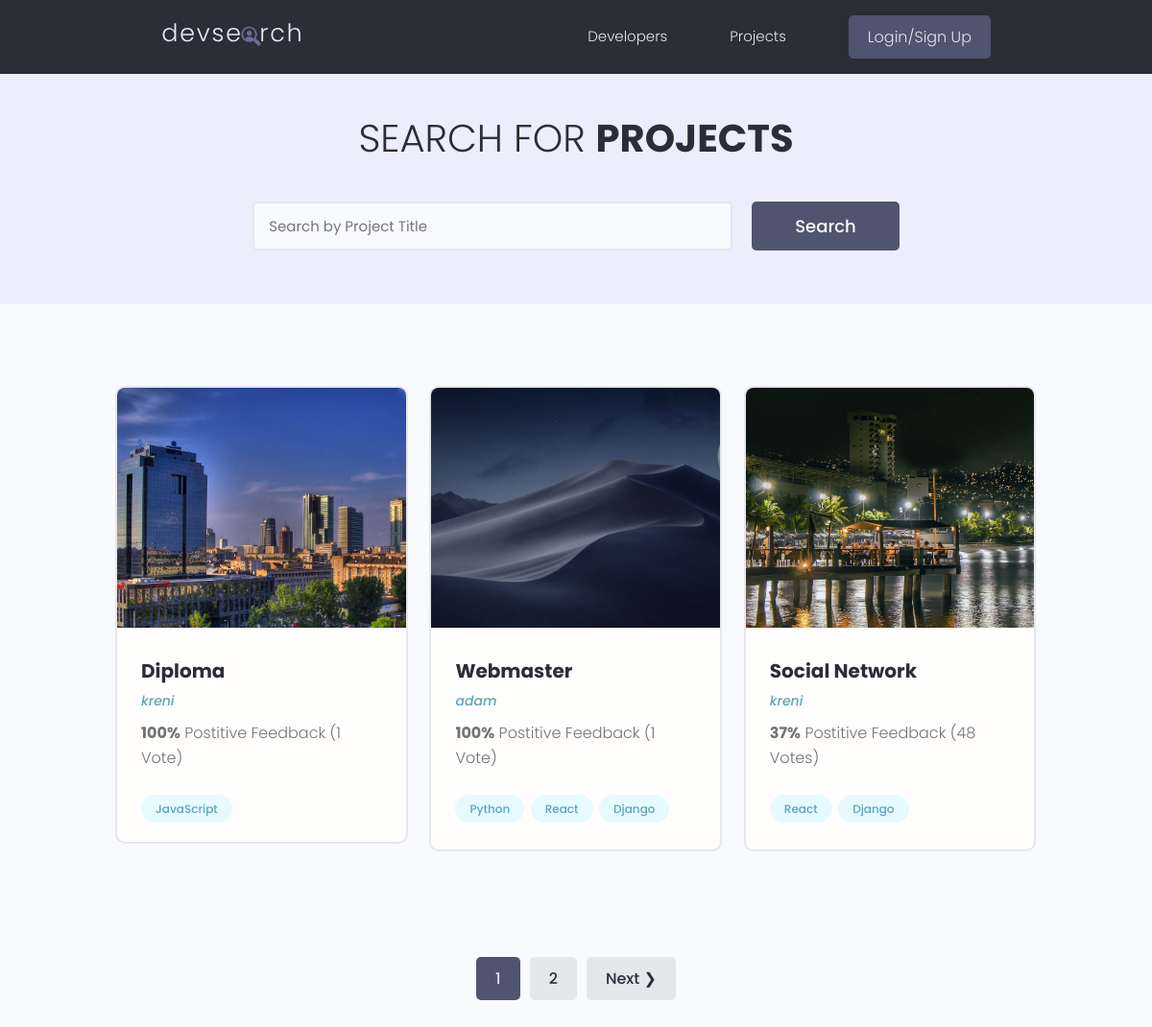
The app's page /projects/, older data.
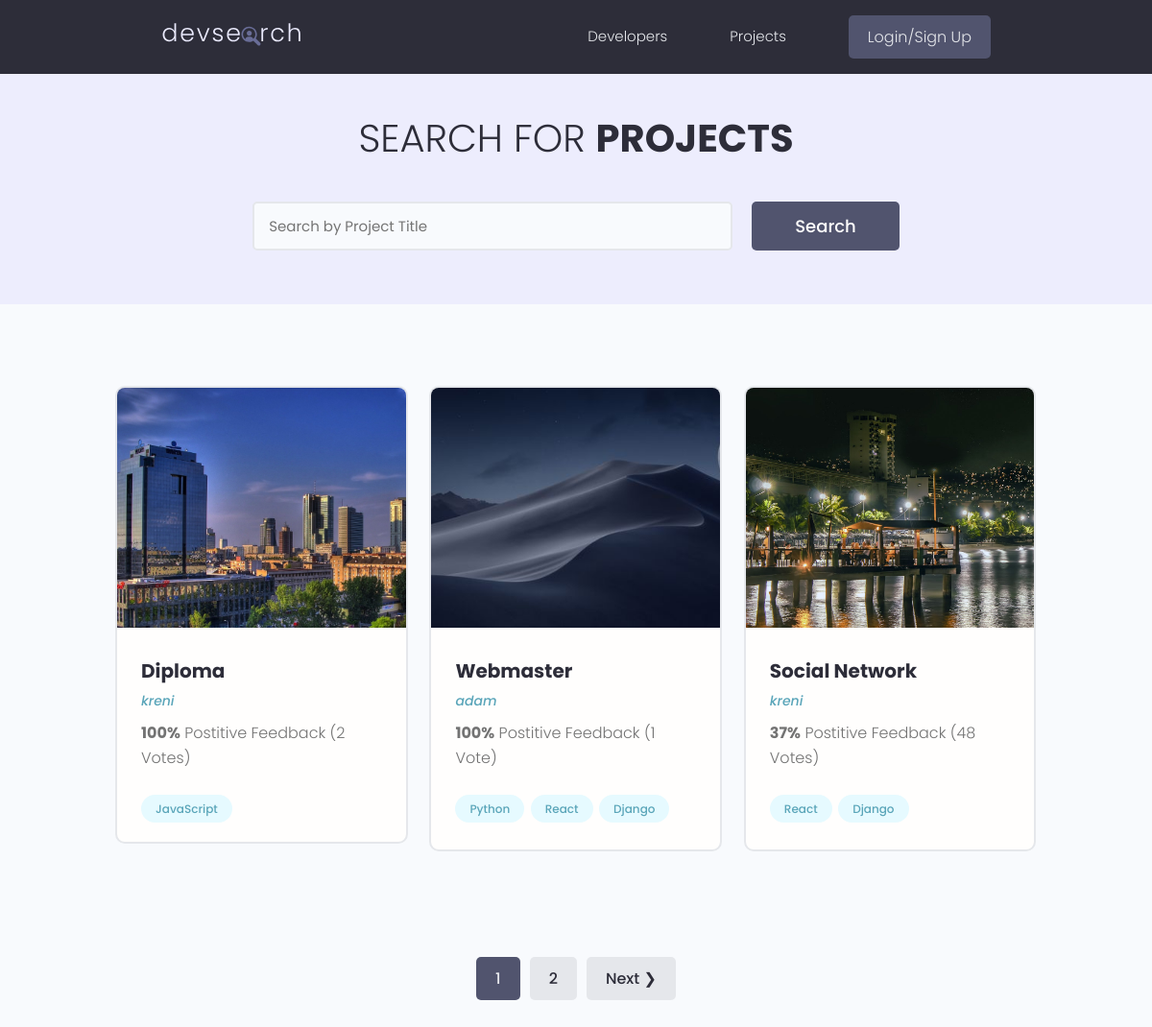
The same page, newer data.
### projects/models.py (models this page shows, shortened)
class Project(models.Model):
    owner = models.ForeignKey(Profile, null=True, blank=True, on_delete=models.SET_NULL)
    title = models.CharField(max_length = 200)
    description = models.TextField(null=True, blank=True)
    featured_image = models.ImageField(null=True, blank=True, default="default.jpg")
    demo_link = models.CharField(max_length=200, null=True, blank=True)
    source_link = models.CharField(max_length=2000, null=True, blank=True)
    tags = models.ManyToManyField('Tag')
    vote_total = models.IntegerField(default=0, null=True, blank=True)
    vote_ratio = models.IntegerField(default=0, null=True, blank=True)
    created = models.DateTimeField(auto_now_add=True)
    id = models.UUIDField(default=uuid.uuid4, unique=True, primary_key=True, editable=False)
    class Meta:
        ordering = ["-vote_ratio", '-vote_total','title'] #Order of display

class Tag(models.Model):
    name = models.CharField(max_length=200)
    created = models.DateTimeField(auto_now_add=True)
    id = models.UUIDField(default=uuid.uuid4, unique=True, primary_key=True, editable=False)
    def __str__(self):
        return self.name

### users/models.py (models this page shows)
class Profile(models.Model):
    user = models.OneToOneField(User, on_delete=models.CASCADE, null=True, blank=True)
    name = models.CharField(max_length=200, blank=True, null=True)
    email = models.EmailField(max_length=200, blank=True, null=True)
    username = models.CharField(max_length=200, blank=True, null=True)
    location = models.CharField(max_length=200, blank=True, null=True)
    short_intro = models.CharField(max_length=200, blank=True, null=True)
    bio = models.TextField(max_length=200, blank=True, null=True)
    profile_image = models.ImageField(null=True, blank=True, upload_to='profiles/', default='profiles/user-default.png')
    social_github = models.CharField(max_length=200, blank=True, null=True)
    social_twitter = models.CharField(max_length=200, blank=True, null=True)
    social_linkedin = models.CharField(max_length=200, blank=True, null=True)
    social_youtube = models.CharField(max_length=200, blank=True, null=True)
    social_website = models.CharField(max_length=200, blank=True, null=True)
    id = models.UUIDField(default=uuid.uuid4, primary_key=True, editable=False, unique=True)
    def __str__(self):
        return str(self.username)

### projects/views.py (the view)
# urls.py: path('projects/', views.getProjects),
def projects(request):
    projects, search_query = searchProjects(request)
    custom_range, projects = paginateProjects(request, projects, 3)
    context={'projects':projects, 'search_query':search_query, 'custom_range':custom_range}
    return render(request, 'projects/projects.html', context)

### projects/utils.py (called while the page is built)
def paginateProjects(request, projects, results):
    page = request.GET.get('page')
    paginator = Paginator(projects, results)
    try:
        projects = paginator.page(page)
    except PageNotAnInteger:
        page = 1
        projects = paginator.page(page)
    except EmptyPage:
        page = paginator.num_pages
        projects = paginator.page(page)
    leftIndex = (int(page)-4)
    if leftIndex < 1:
        leftIndex = 1
    rightIndex = (int(page)+5)
    if rightIndex > paginator.num_pages:
        rightIndex = paginator.num_pages+1
    custom_range = range(leftIndex, rightIndex)
    return custom_range, projects

def searchProjects(request):
    search_query = ''
    if request.GET.get('search_query'):
        search_query = request.GET.get('search_query')
    tags = Tag.objects.filter(name__icontains=search_query)
    projects = Project.objects.distinct().filter(
        Q(title__icontains=search_query) |
        Q(description__icontains=search_query) |
        Q(owner__name__icontains=search_query) |
        Q(tags__in=tags)
    )
    return projects, search_query

### projects/templates/projects/projects.html (shortened to what this page needs)
{% extends 'main.html' %}
{% block content %}
    <main class="projects">
        <section class="hero-section text-center">
          <div class="container container--narrow">
            <div class="hero-section__box">
              <h2>Search for <span>Projects</span></h2>
            </div>
            <div class="hero-section__search">
              <form id="searchForm" class="form" action="{% url 'projects' %}" method="get">
                <div class="form__field">
                  <input class="input input--text" id="formInput#search" type="text" name="search_query"
                  value="{{ search_query }}" placeholder="Search by Project Title" />
                </div>
                <input class="btn btn--sub btn--lg" type="submit" value="Search" />
              </form>
            </div>
          </div>
        </section>
        <section class="projectsList">
          <div class="container">
            <div class="grid grid--three">
              {% for project in projects %}
              <div class="column">
                <div class="card project">
                  <a href="{% url 'project' project.id %}" class="project">
                    <img class="project__thumbnail" style="min-width:450px;" src="{{project.featured_image.url}}" alt="project thumbnail" />
                    <div class="card__body">
                      <h3 class="project__title">{{ project.title }}</h3>
                      <p><a class="project__author" href="{% url 'user-profile' project.owner.id %}">{{ project.owner }}</a></p>
                      <p class="project--rating">
                        <span style="font-weight: bold;">{{ project.vote_ratio }}%</span> Postitive
                        Feedback ({{ project.vote_total }} Vote{{project.vote_total|pluralize:"s"}})
                      </p>
                      <div class="project__tags">
                        {% for tag in project.tags.all %}
                        <span class="tag tag--pill tag--main">
                          <small>{{ tag }}</small>
                        </span>
                        {% endfor %}
                      </div>
                    </div>
                  </a>
                </div>
              </div>
              {% endfor %}
            </div>
          </div>
        </section>
        {% include 'pagination.html' with queryset=projects custom_range=custom_range %}
      </main>
{% endblock %}

### templates/main.html (shortened to what this page needs)
<!DOCTYPE html>
{% load static %}
<html>
<head>
  <link rel="stylesheet" href="https://cdn.iconmonstr.com/1.3.0/css/iconmonstr-iconic-font.min.css" />
  <link rel="stylesheet" href="{% static 'uikit/styles/uikit.css' %}" />
  <link rel="stylesheet" href="{% static 'styles/app.css' %}" />
</head>
<body>
    {% include 'navbar.html' %}
    {% block content %}{% endblock %}
</body>
</html>

### templates/navbar.html (shortened to what this page needs)
{% load static %}
<header class="header">
    <div class="container container--narrow">
      <a href="{% url 'profiles' %}" class="header__logo" style="padding-right: 60px;">
        <img src="{% static 'images/logo.svg' %}" alt="DevSearch Logo" />
      </a>
      <nav class="header__nav">
        <ul class="header__menu">
          <li class="header__menuItem"><a href="{% url 'profiles' %}">Developers</a></li>
          <li class="header__menuItem"><a href="{% url 'projects' %}">Projects</a></li>
          {% if request.user.is_authenticated %}
          <li class="header__menuItem"><a href="{% url 'inbox' %}">Inbox</a></li>
          <li class="header__menuItem"><a href="{% url 'account' %}">Account</a></li>
          <li class="header__menuItem"><a href="{% url 'logout' %}" class="btn btn--sub">Log out</a></li>
          {% else %}
          <li class="header__menuItem"><a href="{% url 'login' %}" class="btn btn--sub">Login/Sign Up</a></li>
          {% endif %}
        </ul>
      </nav>
    </div>
  </header>

### templates/pagination.html (shortened to what this page needs)
{% if queryset.has_other_pages %}
        <div class="pagination">
          <ul class="container">
            {% for page in custom_range %}
            {% if page == queryset.number %}
            <li><a href="?page={{page}}" class="btn page-link btn--sub" data-page="{{page}}">{{page}}</a></li>
            {% else %}
            <li><a href="?page={{page}}" class="btn page-link" data-page="{{page}}">{{page}}</a></li>
            {% endif %}
            {% endfor %}
            {% if queryset.has_next %}
            <li><a href="?page={{queryset.next_page_number}}" class="btn page-link" data-page="{{queryset.next_page_number}}">Next &#10095</a></li>
            {% endif %}
          </ul>
        </div>
    {% endif %}

### static/styles/app.css (style rules this page uses)
:root { --color-sub: #2d2d39; }
.btn--sub { background-color: var(--color-sub-light); }
.card { border: 2px solid var(--color-light); }
img { width: 100%; }
.header { position: sticky; z-index: 111; background-color: var(--color-sub); padding: 1.5rem 0; }
.header > .container { display: flex; justify-content: space-between; align-items: center; }
.header__logo > img { height: 3.8rem; }
.header__nav > ul { display: inline-flex; align-items: center; list-style: none; gap: 6.5rem; }
.header__menuItem > a { color: var(--color-light); font-weight: 300; }
.hero-section { height: 40vh; display: flex; align-items: center; background-color: var(--color-sub); }
.hero-section__box { margin-bottom: 4rem; }
.hero-section__box > h2, .hero-section__box > h2 > span { font-size: 4rem; color: var(--color-light); line-height: 1.3; text-transform: uppercase; }
.hero-section__box > h2 { font-weight: 300; }
.hero-section__box > h2 > span { font-weight: 700; }
.hero-section__search > .form { display: flex; align-items: center; justify-content: center; gap: 2rem; }
.hero-section__search > .form input.input--text { width: 50rem; }
.pagination { margin-top: 8rem; margin-bottom: 10rem; }
.pagination > ul { flex-wrap: wrap; list-style: none; display: flex; align-items: center; justify-content: center; gap: 1rem; }
.pagination .btn { color: var(--color-sub); }
.pagination .btn.btn--sub { color: var(--color-light); }
.project__author { font-size: 1.4rem; font-style: italic; }
.project--rating { margin-bottom: 1.6em; margin-top: .5em; }
.projects > .hero-section { background: var(--color-sub-lighter); height: 30vh; }
.projects .hero-section__box { margin-bottom: 2.5rem; }
.projects .hero-section__box > h2 { color: var(--color-sub); }
.projects .hero-section__box > h2 > span { font-weight: 700; color: var(--color-sub); }
.projectsList { margin-top: 8rem; }
.project__thumbnail { height: 25rem; object-fit: cover; object-position: top center; }
.project__title { font-size: 2rem; font-weight: 700; color: var(--color-sub); }

### static/uikit/styles/modules/_variables.css (style rules this page uses)
:root { --color-main: #5aa5b9; --color-main-light: #e6faff; --color-sub: #3f4156; --color-sub-light: #51546e; --color-sub-lighter: #ededfd; --color-text: #737373; --color-gray: #8b8b8b; --color-light: #e5e7eb; --color-light-gray: #767676; --color-bg: #f8fafd; --color-white: #fffefd; --color-white-light: #f3f3f3; --color-success: #359e64; --color-success-bg: #def8e8; --color-error: #fc4b0b; --color-error-bg: #fff2ee; --font-base: 'Poppins', arial, helvetica, 'Segoe UI', roboto, ubuntu, sans-serif; --font-monospace: 'Fira Code', 'Courier New', courier, monospace; --font-regular: 300; --font-medium: 500; --font-bold: 700; --generic-shadow: 1px 1px 5px #00000010; --generic-transition: all 0.3s ease-in-out; }

### static/uikit/styles/modules/_base.css (style rules this page uses)
* { margin: 0; padding: 0; box-sizing: border-box; text-rendering: optimizeLegibility; color: inherit; font-size: inherit; }
html { font-size: 50%; }
@media only screen and (min-width: 480px) { html { font-size: 56.25%; } }
@media only screen and (min-width: 1200px) { html { font-size: 62.5%; } }
body { line-height: 1.6; font-weight: 400; font-size: 1.5rem; color: var(--color-text); background-color: var(--color-bg); min-height: 100vh; }

### static/uikit/styles/modules/_typography.css (style rules this page uses)
* { font-family: var(--font-base); }
h2 { font-size: 3.6rem; font-weight: var(--font-bold); }
h3 { font-size: 3.2rem; font-weight: var(--font-medium); }
p, span, strong { font-size: 1.6rem; color: var(--color-text); font-weight: var(--font-regular); }
a { padding-bottom: 2px; text-decoration: none; display: inline-block; color: var(--color-main); font-weight: var(--font-medium); }

### static/uikit/styles/modules/_utilities.css (style rules this page uses)
.container { width: 92%; max-width: 165rem; margin: 0 auto; box-sizing: border-box; }
.container--narrow { width: 92%; max-width: 120rem; }
@media screen and (min-width: 1000px) { .container { width: 90%; } }
@media screen and (min-width: 1000px) { .container--narrow { width: 85%; } }
@media screen and (min-width: 1200px) { .container { width: 80%; } }
@media screen and (min-width: 1200px) { .container--narrow { width: 72%; } }
.text-center { text-align: center; }

### static/uikit/styles/modules/_card.css (style rules this page uses)
.card { border-radius: 1rem; background-color: var(--color-white); border: 1.5px solid var(--color-light); width: auto; height: auto; margin-top: 0.5rem; margin-bottom: 0.5rem; overflow: hidden; }
.card__body, .card__header { padding: 2rem 2.5rem; }

Row changes from the older to the newer data that the page shows:
changed Project "Diploma": vote_total "1" → "2"
